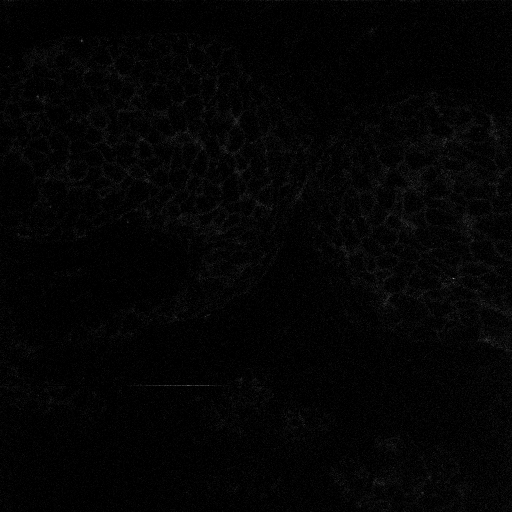
#> input picture data/example_dataset/input_data/Point8/TIFs/BetaCatenin.tif, 1024 x 1024 px, given in place of Point4_Objects_Mask_Label.tif, which was not available (shown at 1/2 size)
$ python change_labels.py
#> lines starting #> are read from the running program, lines starting #| are printed output that depends on the picture; pictures that were not available may be replaced by others from this repository, and a replacement may not be noted
# swap the labels for cell objects from whole-cell to nucleus for a subset of the cells
# useful for changing messy annotations of whole cells to simpler annotations of just nucleus
import numpy as np
import copy
from skimage.segmentation import find_boundaries
import skimage.io as io
import matplotlib.pyplot as plt

points_list = ["Point4", "Point11", "Point12", "Point14", "Point15", "Point18", "Point19", "Point21"]

base_dir = '/Users/noahgreenwald/Documents/Grad_School/Lab/Segmentation_Project/Contours/20190615_Decidua/Zips/'
image_dir = '/Users/noahgreenwald/Documents/Grad_School/Lab/Segmentation_Project/Contours/20190615_Decidua/'

point = points_list[7]
for point in points_list:

    all_labels = io.imread(base_dir + point + '_Objects_Mask_Label.tif')
#> all_labels is the input picture: shape (1024, 1024); min 0, max 15, mean 0.226
    nuc_labels = io.imread(base_dir + point + '_Nuc_Mask_Label.tif')
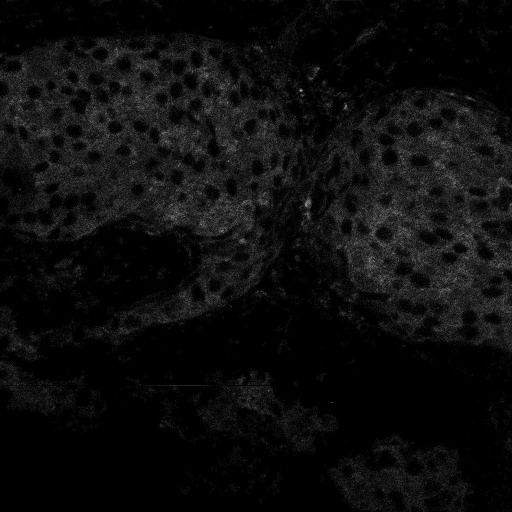
#> input picture data/example_dataset/input_data/Point8/TIFs/BetaTubulin.tif, 1024 x 1024 px, given in place of Point4_Nuc_Mask_Label.tif, which was not available (shown at 1/2 size)
#> nuc_labels is the input picture: shape (1024, 1024); min 0, max 20, mean 1.03

    vimentin = io.imread(image_dir + point + '/TIFs/Vimentin.tif')
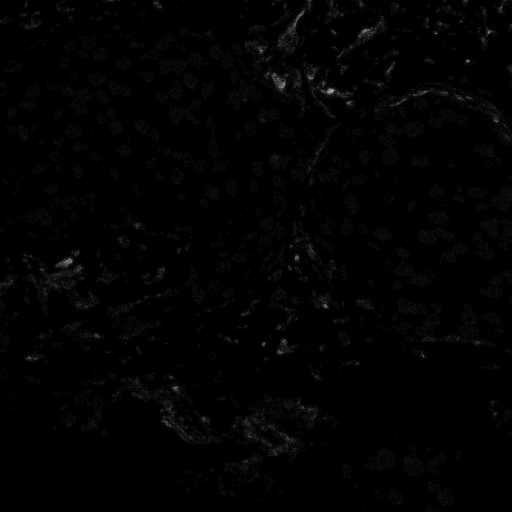
#> input picture data/example_dataset/input_data/Point8/TIFs/Vimentin.tif, 1024 x 1024 px, found by its file name (shown at 1/2 size)
#> vimentin is the input picture: shape (1024, 1024); min 0, max 22, mean 0.2
    hlag = io.imread(image_dir + point + '/TIFs/HLAG.tif')

    switch_list = []

    # for each cell, if more than x% of pixels are positive for maker known to affect bad cells, swap it
    for cell in np.unique(all_labels):
        cell_mask = all_labels == cell
        vim_pos = np.sum(vimentin[cell_mask] > 0)
        hlag_pos = np.sum(hlag[cell_mask] > 0)

        if vim_pos / np.sum(cell_mask) > 0.35:
            pass

        elif hlag_pos / np.sum(cell_mask) > 0.35:
            pass
        else:
            switch_list.append(cell)
#> this loop made 13 passes
#> (vim_pos, hlag_pos) on passes 1 to 12: (98359, 320831), (17246, 91829), (2013, 18671), (197, 3471), (25, 603), (22, 139), (13, 41), (7, 19), (2, 6), (1, 7), (0, 2), (1, 3)
#> (cell, vim_pos, hlag_pos) on pass 13: (15, 0, 1)
#> pass 1, `cell_mask = all_labels == cell`:
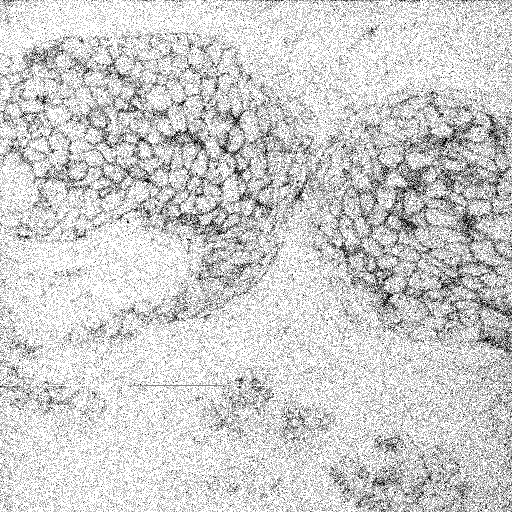
#> cell_mask: shape (1024, 1024) bool (shown at 1/2 size); 81% white; black in thin lines or dots
#> pass 2, `cell_mask = all_labels == cell`:
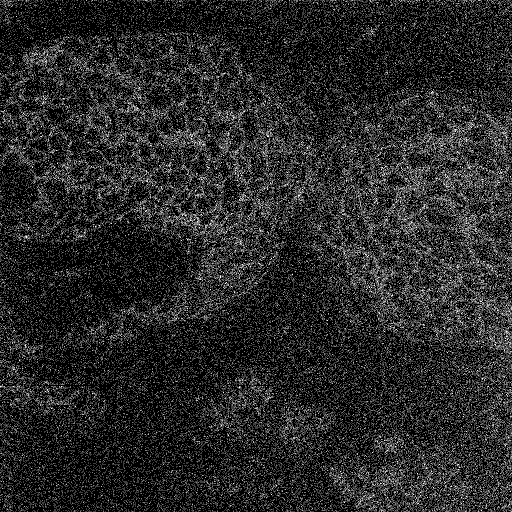
#> cell_mask: shape (1024, 1024) bool (shown at 1/2 size); 16% white in thin lines or dots
#> pass 3, `cell_mask = all_labels == cell`:
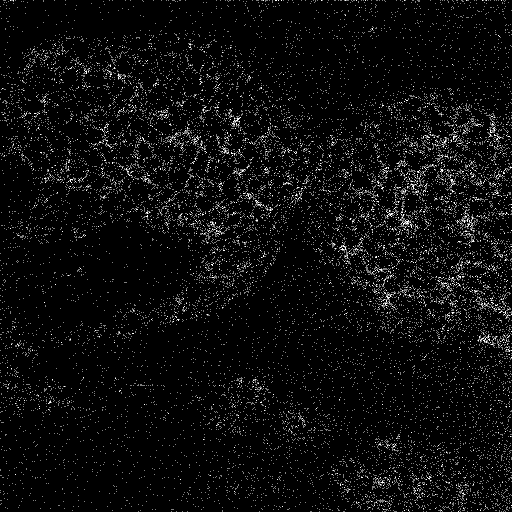
#> cell_mask: shape (1024, 1024) bool (shown at 1/2 size); 2.5% white in thin lines or dots
#> after the loop, switch_list = []

    # figure out which cells were flagged and remove their existing label
    flagged_cells = np.isin(all_labels, switch_list)
#> flagged_cells: shape (1024, 1024) bool; every value is 0
    modified_labels = copy.copy(all_labels)
    modified_labels[~flagged_cells] = 0
    io.imshow(modified_labels)

    fig, ax = plt.subplots(2, 1)
    ax[0].imshow(all_labels)
    ax[1].imshow(modified_labels)

    small_labels = copy.copy(all_labels)

    # figure out which nuclear label overlaps most with bad cell label, and replace with that one
    for cell in switch_list:
        cell_mask = all_labels == cell
        overlap_id, overlap_count = np.array(np.unique(nuc_labels[cell_mask], return_counts=True))

        if len(overlap_id) == 1:
            # do nothing, only overlaps with nuclear contour, no need to change
            pass
        else:
            if overlap_id[0] == 0:
                overlap_id = overlap_id[1:]
                overlap_count = overlap_count[1:]

            max = np.max(overlap_count)
            id = overlap_id[overlap_count == max]
            small_labels[cell_mask] = 0
            small_labels[nuc_labels == id] = cell
#> this loop made 0 passes

    io.imshow(small_labels)
    bounds = find_boundaries(small_labels, connectivity=1, mode='inner').astype('uint8')
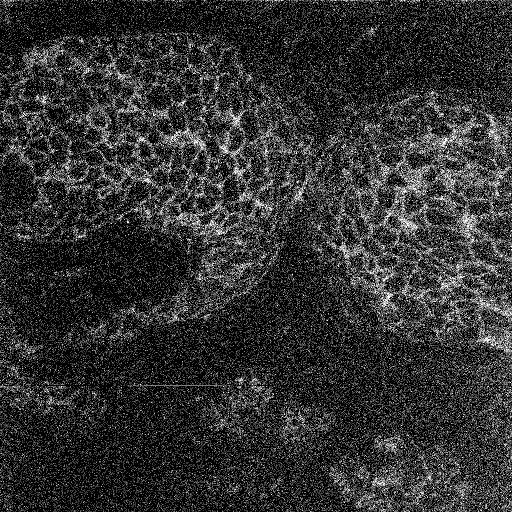
#> bounds: shape (1024, 1024) (shown at 1/2 size); values 0 (black) and 1 (white), 19% white in thin lines or dots
#> (the run stopped early here; a loop or call above may not have finished)
